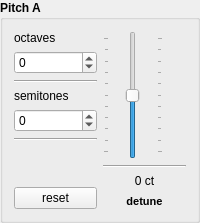
         <widget class="QGroupBox" name="groupBox_2">
          <property name="font">
           <font>
            <weight>75</weight>
            <bold>true</bold>
           </font>
          </property>
          <property name="title">
           <string>Pitch A</string>
          </property>
          <layout class="QHBoxLayout" name="horizontalLayout_9">
           <item>
            <layout class="QVBoxLayout" name="verticalLayout_15">
             <item>
              <widget class="QLabel" name="label_11">
               <property name="font">
                <font>
                 <weight>50</weight>
                 <bold>false</bold>
                </font>
               </property>
               <property name="text">
                <string>octaves</string>
               </property>
              </widget>
             </item>
             <item>
              <widget class="QSpinBox" name="box_octaves_0">
               <property name="font">
                <font>
                 <weight>50</weight>
                 <bold>false</bold>
                </font>
               </property>
               <property name="minimum">
                <number>-3</number>
               </property>
               <property name="maximum">
                <number>3</number>
               </property>
              </widget>
             </item>
             <item>
              <widget class="Line" name="line_2">
               <property name="orientation">
                <enum>Qt::Horizontal</enum>
               </property>
              </widget>
             </item>
             <item>
              <widget class="QLabel" name="label_12">
               <property name="font">
                <font>
                 <weight>50</weight>
                 <bold>false</bold>
                </font>
               </property>
               <property name="text">
                <string>semitones</string>
               </property>
              </widget>
             </item>
             <item>
              <widget class="QSpinBox" name="box_semitones_0">
               <property name="font">
                <font>
                 <weight>50</weight>
                 <bold>false</bold>
                </font>
               </property>
               <property name="minimum">
                <number>-12</number>
               </property>
               <property name="maximum">
                <number>12</number>
               </property>
              </widget>
             </item>
             <item>
              <widget class="Line" name="line_3">
               <property name="orientation">
                <enum>Qt::Horizontal</enum>
               </property>
              </widget>
             </item>
             <item>
              <spacer name="verticalSpacer_5">
               <property name="orientation">
                <enum>Qt::Vertical</enum>
               </property>
               <property name="sizeHint" stdset="0">
                <size>
                 <width>20</width>
                 <height>40</height>
                </size>
               </property>
              </spacer>
             </item>
             <item>
              <widget class="QPushButton" name="btn_reset_pitch_0">
               <property name="minimumSize">
                <size>
                 <width>20</width>
                 <height>0</height>
                </size>
               </property>
               <property name="font">
                <font>
                 <weight>50</weight>
                 <bold>false</bold>
                </font>
               </property>
               <property name="text">
                <string>reset</string>
               </property>
              </widget>
             </item>
            </layout>
           </item>
           <item>
            <layout class="QVBoxLayout" name="verticalLayout_94">
             <item>
              <spacer name="verticalSpacer_78">
               <property name="orientation">
                <enum>Qt::Vertical</enum>
               </property>
               <property name="sizeType">
                <enum>QSizePolicy::Minimum</enum>
               </property>
               <property name="sizeHint" stdset="0">
                <size>
                 <width>20</width>
                 <height>0</height>
                </size>
               </property>
              </spacer>
             </item>
             <item>
              <widget class="QSlider" name="slider_pitch_0">
               <property name="sizePolicy">
                <sizepolicy hsizetype="Minimum" vsizetype="Expanding">
                 <horstretch>0</horstretch>
                 <verstretch>0</verstretch>
                </sizepolicy>
               </property>
               <property name="minimumSize">
                <size>
                 <width>60</width>
                 <height>100</height>
                </size>
               </property>
               <property name="maximumSize">
                <size>
                 <width>60</width>
                 <height>200</height>
                </size>
               </property>
               <property name="font">
                <font>
                 <weight>50</weight>
                 <bold>false</bold>
                </font>
               </property>
               <property name="minimum">
                <number>-100</number>
               </property>
               <property name="maximum">
                <number>100</number>
               </property>
               <property name="orientation">
                <enum>Qt::Vertical</enum>
               </property>
               <property name="tickPosition">
                <enum>QSlider::TicksBothSides</enum>
               </property>
               <property name="tickInterval">
                <number>20</number>
               </property>
              </widget>
             </item>
             <item>
              <widget class="Line" name="line_33">
               <property name="orientation">
                <enum>Qt::Horizontal</enum>
               </property>
              </widget>
             </item>
             <item>
              <widget class="QLabel" name="lbl_pitch_0">
               <property name="font">
                <font>
                 <weight>50</weight>
                 <bold>false</bold>
                </font>
               </property>
               <property name="text">
                <string>0 ct</string>
               </property>
               <property name="alignment">
                <set>Qt::AlignCenter</set>
               </property>
              </widget>
             </item>
             <item>
              <widget class="QLabel" name="lbl_filter_cutoff_28">
               <property name="minimumSize">
                <size>
                 <width>0</width>
                 <height>15</height>
                </size>
               </property>
               <property name="maximumSize">
                <size>
                 <width>16777215</width>
                 <height>15</height>
                </size>
               </property>
               <property name="font">
                <font>
                 <pointsize>8</pointsize>
                 <weight>75</weight>
                 <bold>true</bold>
                </font>
               </property>
               <property name="text">
                <string>detune</string>
               </property>
               <property name="alignment">
                <set>Qt::AlignCenter</set>
               </property>
              </widget>
             </item>
            </layout>
           </item>
          </layout>
         </widget>
